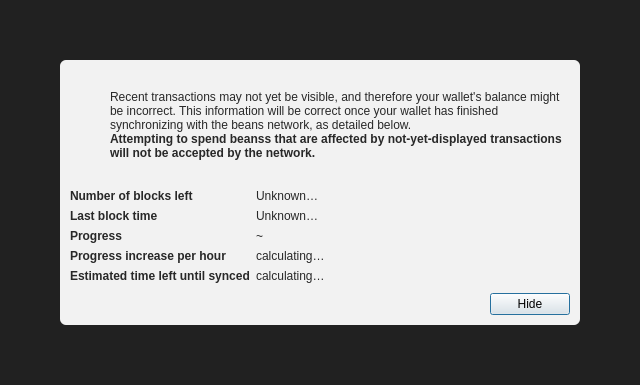
<?xml version="1.0" encoding="UTF-8"?>
<ui version="4.0">
 <class>ModalOverlay</class>
 <widget class="QWidget" name="ModalOverlay">
  <property name="geometry">
   <rect>
    <x>0</x>
    <y>0</y>
    <width>640</width>
    <height>385</height>
   </rect>
  </property>
  <property name="windowTitle">
   <string>Form</string>
  </property>
  <layout class="QVBoxLayout" name="verticalLayout" stretch="0">
   <property name="sizeConstraint">
    <enum>QLayout::SetDefaultConstraint</enum>
   </property>
   <property name="leftMargin">
    <number>0</number>
   </property>
   <property name="topMargin">
    <number>0</number>
   </property>
   <property name="rightMargin">
    <number>0</number>
   </property>
   <property name="bottomMargin">
    <number>0</number>
   </property>
   <item>
    <widget class="QWidget" name="bgWidget" native="true">
     <property name="styleSheet">
      <string notr="true">#bgWidget { background: rgba(0,0,0,220); }</string>
     </property>
     <layout class="QVBoxLayout" name="verticalLayoutMain" stretch="1">
      <property name="leftMargin">
       <number>60</number>
      </property>
      <property name="topMargin">
       <number>60</number>
      </property>
      <property name="rightMargin">
       <number>60</number>
      </property>
      <property name="bottomMargin">
       <number>60</number>
      </property>
      <item>
       <widget class="QWidget" name="contentWidget" native="true">
        <property name="styleSheet">
         <string notr="true">#contentWidget { background: rgba(255,255,255,240); border-radius: 6px; }

QLabel { color: rgb(40,40,40);  }</string>
        </property>
        <layout class="QVBoxLayout" name="verticalLayoutSub" stretch="1,0,0,0">
         <property name="spacing">
          <number>0</number>
         </property>
         <property name="leftMargin">
          <number>10</number>
         </property>
         <property name="topMargin">
          <number>10</number>
         </property>
         <property name="rightMargin">
          <number>10</number>
         </property>
         <property name="bottomMargin">
          <number>10</number>
         </property>
         <item>
          <layout class="QHBoxLayout" name="horizontalLayoutIconText" stretch="0,1">
           <property name="topMargin">
            <number>20</number>
           </property>
           <item>
            <layout class="QVBoxLayout" name="verticalLayoutIcon">
             <property name="leftMargin">
              <number>0</number>
             </property>
             <item>
              <widget class="QPushButton" name="warningIcon">
               <property name="enabled">
                <bool>false</bool>
               </property>
               <property name="text">
                <string/>
               </property>
               <property name="icon">
                <iconset>
                 <normaloff>:/icons/warning</normaloff>
                 <disabledoff>:/icons/warning</disabledoff>:/icons/warning</iconset>
               </property>
               <property name="iconSize">
                <size>
                 <width>48</width>
                 <height>48</height>
                </size>
               </property>
               <property name="flat">
                <bool>true</bool>
               </property>
              </widget>
             </item>
             <item>
              <spacer name="verticalSpacerWarningIcon">
               <property name="orientation">
                <enum>Qt::Vertical</enum>
               </property>
               <property name="sizeHint" stdset="0">
                <size>
                 <width>20</width>
                 <height>40</height>
                </size>
               </property>
              </spacer>
             </item>
            </layout>
           </item>
           <item>
            <layout class="QVBoxLayout" name="verticalLayoutInfoText">
             <property name="leftMargin">
              <number>0</number>
             </property>
             <property name="topMargin">
              <number>0</number>
             </property>
             <item>
              <widget class="QLabel" name="infoText">
               <property name="text">
                <string>Recent transactions may not yet be visible, and therefore your wallet's balance might be incorrect. This information will be correct once your wallet has finished synchronizing with the beans network, as detailed below.</string>
               </property>
               <property name="textFormat">
                <enum>Qt::RichText</enum>
               </property>
               <property name="wordWrap">
                <bool>true</bool>
               </property>
              </widget>
             </item>
             <item>
              <widget class="QLabel" name="infoTextStrong">
               <property name="font">
                <font>
                 <weight>75</weight>
                 <bold>true</bold>
                </font>
               </property>
               <property name="text">
                <string>Attempting to spend beanss that are affected by not-yet-displayed transactions will not be accepted by the network.</string>
               </property>
               <property name="textFormat">
                <enum>Qt::RichText</enum>
               </property>
               <property name="wordWrap">
                <bool>true</bool>
               </property>
              </widget>
             </item>
             <item>
              <spacer name="verticalSpacerInTextSpace">
               <property name="orientation">
                <enum>Qt::Vertical</enum>
               </property>
               <property name="sizeHint" stdset="0">
                <size>
                 <width>20</width>
                 <height>40</height>
                </size>
               </property>
              </spacer>
             </item>
            </layout>
           </item>
          </layout>
         </item>
         <item>
          <spacer name="verticalSpacerAfterText">
           <property name="orientation">
            <enum>Qt::Vertical</enum>
           </property>
           <property name="sizeHint" stdset="0">
            <size>
             <width>20</width>
             <height>40</height>
            </size>
           </property>
          </spacer>
         </item>
         <item>
          <layout class="QFormLayout" name="formLayout">
           <property name="fieldGrowthPolicy">
            <enum>QFormLayout::FieldsStayAtSizeHint</enum>
           </property>
           <property name="horizontalSpacing">
            <number>6</number>
           </property>
           <property name="verticalSpacing">
            <number>6</number>
           </property>
           <property name="topMargin">
            <number>10</number>
           </property>
           <item row="0" column="0">
            <widget class="QLabel" name="labelNumberOfBlocksLeft">
             <property name="font">
              <font>
               <weight>75</weight>
               <bold>true</bold>
              </font>
             </property>
             <property name="text">
              <string>Number of blocks left</string>
             </property>
            </widget>
           </item>
           <item row="0" column="1">
            <widget class="QLabel" name="numberOfBlocksLeft">
             <property name="text">
              <string>Unknown…</string>
             </property>
            </widget>
           </item>
           <item row="1" column="0">
            <widget class="QLabel" name="labelLastBlockTime">
             <property name="font">
              <font>
               <weight>75</weight>
               <bold>true</bold>
              </font>
             </property>
             <property name="text">
              <string>Last block time</string>
             </property>
            </widget>
           </item>
           <item row="1" column="1">
            <widget class="QLabel" name="newestBlockDate">
             <property name="sizePolicy">
              <sizepolicy hsizetype="Maximum" vsizetype="Preferred">
               <horstretch>0</horstretch>
               <verstretch>0</verstretch>
              </sizepolicy>
             </property>
             <property name="text">
              <string>Unknown…</string>
             </property>
            </widget>
           </item>
           <item row="2" column="0">
            <widget class="QLabel" name="labelSyncDone">
             <property name="font">
              <font>
               <weight>75</weight>
               <bold>true</bold>
              </font>
             </property>
             <property name="text">
              <string>Progress</string>
             </property>
            </widget>
           </item>
           <item row="2" column="1">
            <layout class="QHBoxLayout" name="horizontalLayoutSync" stretch="0,1">
             <item>
              <widget class="QLabel" name="percentageProgress">
               <property name="text">
                <string notr="true">~</string>
               </property>
              </widget>
             </item>
            </layout>
           </item>
           <item row="4" column="0">
            <widget class="QLabel" name="labelProgressIncrease">
             <property name="font">
              <font>
               <weight>75</weight>
               <bold>true</bold>
              </font>
             </property>
             <property name="text">
              <string>Progress increase per hour</string>
             </property>
            </widget>
           </item>
           <item row="4" column="1">
            <widget class="QLabel" name="progressIncreasePerH">
             <property name="text">
              <string>calculating…</string>
             </property>
            </widget>
           </item>
           <item row="5" column="0">
            <widget class="QLabel" name="labelEstimatedTimeLeft">
             <property name="font">
              <font>
               <weight>75</weight>
               <bold>true</bold>
              </font>
             </property>
             <property name="text">
              <string>Estimated time left until synced</string>
             </property>
            </widget>
           </item>
           <item row="5" column="1">
            <widget class="QLabel" name="expectedTimeLeft">
             <property name="text">
              <string>calculating…</string>
             </property>
            </widget>
           </item>
          </layout>
         </item>
         <item>
          <layout class="QHBoxLayout" name="horizontalLayoutButtons">
           <property name="leftMargin">
            <number>10</number>
           </property>
           <property name="topMargin">
            <number>10</number>
           </property>
           <item>
            <spacer name="horizontalSpacer">
             <property name="orientation">
              <enum>Qt::Horizontal</enum>
             </property>
             <property name="sizeHint" stdset="0">
              <size>
               <width>40</width>
               <height>20</height>
              </size>
             </property>
            </spacer>
           </item>
           <item>
            <widget class="QPushButton" name="closeButton">
             <property name="text">
              <string>Hide</string>
             </property>
             <property name="shortcut">
              <string>Esc</string>
             </property>
             <property name="focusPolicy">
              <enum>Qt::StrongFocus</enum>
             </property>
             <property name="default">
              <bool>true</bool>
             </property>
            </widget>
           </item>
          </layout>
         </item>
        </layout>
       </widget>
      </item>
     </layout>
    </widget>
   </item>
  </layout>
 </widget>
 <resources/>
 <connections/>
</ui>
